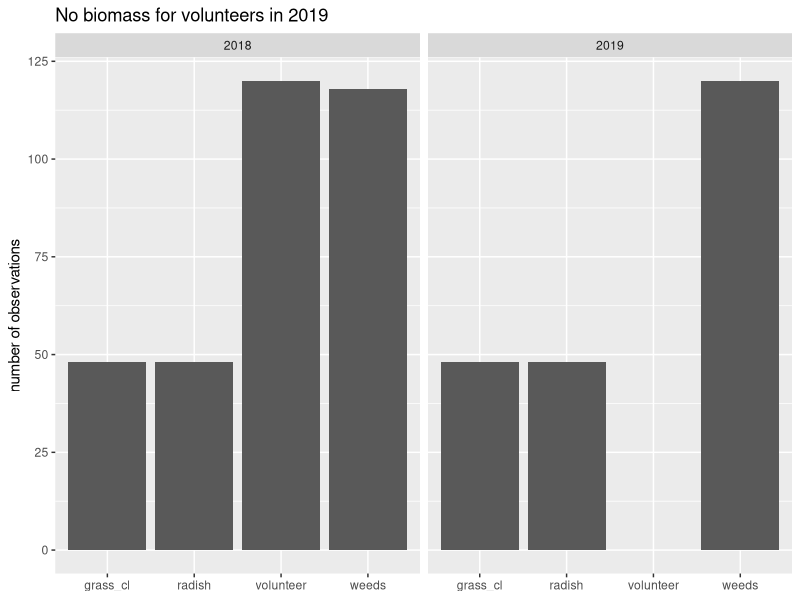
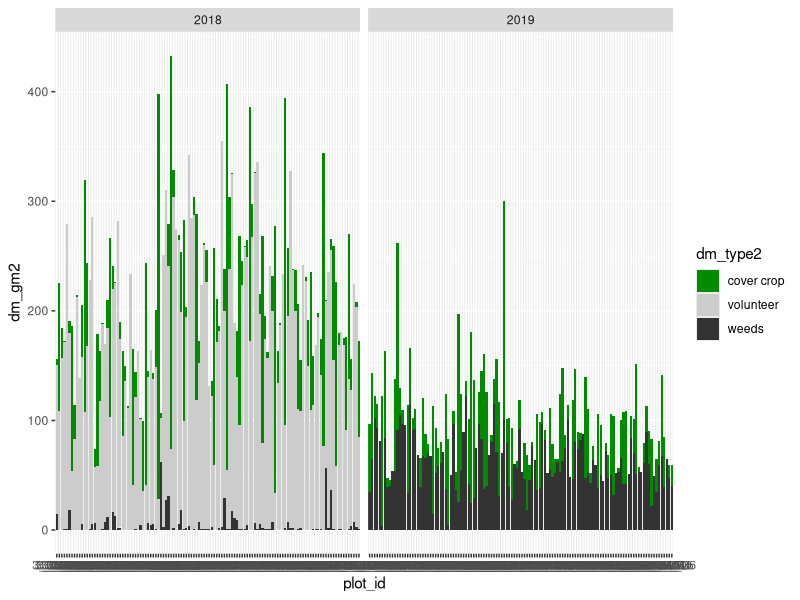
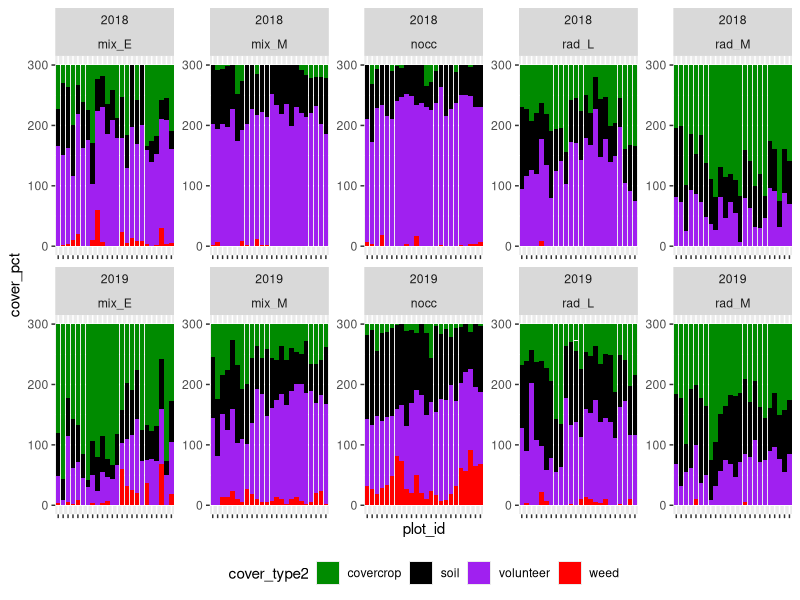

Source code (R) for these figures, in order:
# created 27/5/2024
# purpose: separate data into ind data sets, clean if necessary
# notes:
# 1. spring weed counts following year
# 2. fall plant biomass
# 3. fall plant cover
# 4. crop yields (2018 - spring barely, 2019 - oat, 2020 - faba bean)

#--there are essentially two crop years of data
# 2018 spring and fall, plus 2019 spring before planting of next crop
# 2019 spring and fall, plus 2020 spring before planting of next crop
# 2020 crop yields are also included

#--I added an 'experimental year'
# 2019 spring msmts (weed counts) are connected to previous year's treatments
# exp_year 1_fall, 1_subsp, 2_fall, 2_subsp
# crop yields will be harder, no experimental year for them I think


library(tidyverse)
library(readxl)

Sys.setenv(LANG = "en")
rm(list = ls())


# raw data ----------------------------------------------------------------

draw <- read_excel("data/raw/Data_Gina.xls")

pkey <- 
  read_csv("data/keys/key_plot.csv") %>% 
  mutate(parc = as.character(parc))

#--clean up the column names so they make sense in my world
draw2 <- 
  draw %>% 
  select(-block) %>% 
  mutate(parc = as.character(parc),
         date2 = lubridate::dmy(date),
         year = lubridate::year(date2)) %>% 
  left_join(pkey) %>% 
  select(plot_id, yield_DM, date2, year, date:weedcov) 


# 1. spring weed counts ------------------------------------------

#--three subreps in each plot

#--for some reason, it reads in the dicot/monocot etc. as T/F, not as counts
draw %>% 
  filter(!is.na(dicot))

#--I manually filtered the raw dataset in Excel to save as it's own file

d1raw <- 
  read_excel("data/raw/Data_Gina-filtered-springweedcounts.xlsx") 

d1 <- 
  d1raw %>% 
  select(-block) %>% 
  mutate(parc = as.character(parc),
       date2 = lubridate::dmy(date),
       year = lubridate::year(date2)) %>% 
  left_join(pkey)  %>% 
  mutate(exp_year = ifelse(year == 2019, "1_subsp", "2_subsp")) %>% 
  select(plot_id, year, exp_year, date2, subrep = reg, dicot, monocot, cirar, equar)  

d1 %>% 
  write_csv("data/raw/rd_springweedcounts.csv")


# 2. fall biomass ---------------------------------------------------------

#NOTE: are there subreps? I don't believe so
# no separation of weed types, just categorically 'weeds'
# NOTE: in 2018 it is barley volunteers, in 2019 it is oat volunteers (no data)

d2 <- 
  draw2 %>% 
  mutate(exp_year = ifelse(year == 2018, "1_fall", "2_fall")) %>% 
  filter(!is.na(frac)) %>% 
  select(plot_id, year, exp_year, date2, dm_type = frac, dm_gm2 = DM) %>% 
  #--correct volunteer spelling
  mutate(dm_type = ifelse(dm_type == "voluntee", "volunteer", dm_type))  %>% 
  #--make NA values explicit, it isn't clear which are 0s and which are missing
  pivot_wider(names_from = dm_type, values_from = dm_gm2) %>%
  pivot_longer(grass_cl:volunteer) %>%
  arrange(plot_id, year, date2) %>%
  rename(dm_type = name, dm_gm2 = value)

summary(d2)

d2 %>% 
  write_csv("data/raw/rd_fallbio.csv")


#--NOTE: 2019 had no volunteer biomass data
d2 %>%
  filter(!is.na(dm_gm2)) %>% 
  ggplot(aes(dm_type)) + 
  geom_histogram(stat = "count") +
  labs(x = NULL,
       y = "number of observations",
       title = "No biomass for volunteers in 2019") +
  facet_grid(.~year)

#--just two sampling dates, I think
d2 %>% 
  mutate(dm_type2 = ifelse(dm_type %in% c("grass_cl", "radish"), "cover crop", dm_type)) %>% 
  ggplot(aes(plot_id, dm_gm2)) + 
  geom_col(aes(fill = dm_type2)) + 
  facet_grid(.~year) + 
  scale_fill_manual(values = c("green4", "gray80", "gray20"))


# 3. fall pct cover -------------------------------------------------------

#--there are 3 subreps w/in each plot

d3 <- 
  draw2 %>% 
  filter(!is.na(reg), is.na(dicot)) %>% 
  mutate(exp_year = ifelse(year == 2018, "1_fall", "2_fall")) %>% 
  select(plot_id:date2, 
         year,
         exp_year,
         subrep = reg, 
         soil:lamss,
         -yield_DM) %>% 
  pivot_longer(soil:lamss) %>% 
  mutate(value = ifelse(is.na(value), 0, value)) %>% 
  rename(cover_type = name, 
         cover_pct = value) %>% 
  #--make generic cover types
  mutate(cover_type2 = case_when(
  (cover_type %in% c("clover", "lolpe", "radish")) ~ "covercrop", 
  cover_type %in% c("radish", "senss", "verss", "capbp", "paprh", "cirss",
                    "gerss", "matin", "tarof", "ephex", "lamss") ~ "weed", 
  TRUE ~ cover_type)) %>% 
  select(plot_id:cover_type, cover_type2, cover_pct, everything())

summary(d3)

d3 %>% 
  select(cover_type2) %>% 
  distinct()

d3 %>% 
  write_csv("data/raw/rd_fallcover.csv")

#--just to look at
d3 %>% 
  left_join(pkey) %>% 
  ggplot(aes(plot_id, cover_pct)) + 
  geom_col(aes(fill = cover_type2)) + 
  facet_wrap(~year + cctrt_id, scales = "free", ncol = 5) + 
  scale_fill_manual(values = c("green4", "black", "purple", "red")) + 
  #coord_flip() +
  theme(axis.text.x = element_blank(),
        legend.position = "bottom")

#--are weeds assessed in each year the same?
#yes
d3 %>% 
  filter(year == 2018, cover_type2 == "weed")%>% 
  select(year, cover_type) %>% 
  distinct() %>% 
  mutate(cheat = "A") %>% 
  left_join(d3 %>% 
              filter(year == 2019, cover_type2 == "weed")%>% 
              select(year2 = year, cover_type) %>% 
              distinct() %>% 
              mutate(cheat = "A"))

# 4. crop yields ----------------------------------------------------------
#--this one is a bit difficult, year wise, and I'm not sure 

d4 <-
  draw2 %>% 
  filter(!is.na(yield_DM)) %>% 
  select(plot_id:year, 
         yield_dry_gm2 = yield_DM, 
         yield_15p_tonha = yield15) %>% 
  mutate(crop = case_when(
    year == 2018 ~ "spring barley",
    year == 2019 ~ "oat",
    year == 2020 ~ "faba bean")) %>% 
  select(plot_id, year, crop, date2, everything()) 

d4 %>% 
  write_csv("data/raw/rd_cropyields.csv")


